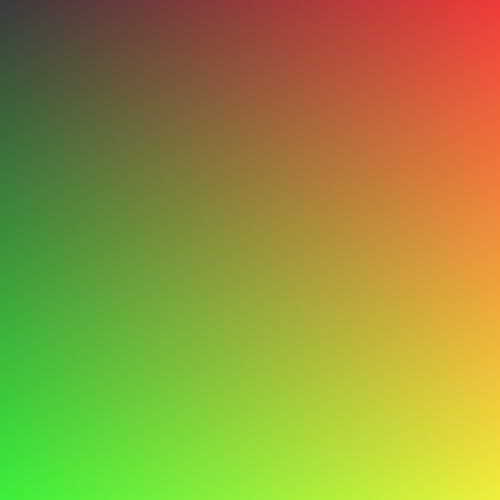
Frame 1 (no input)
Frame 60 (the mouse pressed at the canvas centre just before this capture): identical to frame 1, image omitted
Frame 120 (the mouse held since frame 60 and released just before this capture): identical to frame 1, image omitted

The Processing sketch that drew this single still picture (run headless with seeded random() and noise(); from frame 60 on, the mouse is pressed at the canvas centre):

// Processing sketch: sketch_11_color_mode_RGB
// ── sketch_11_color_mode_RGB.pde
void setup() {

  // RGB
  size(500, 500);
  noStroke();
  colorMode(RGB, 500);
  for (int i = 0; i < 500; i++) {
    for (int j = 0; j < 500; j++) {
      stroke(i, j, 0);
      point(i, j);
    }
  }
}

void draw() {
}
